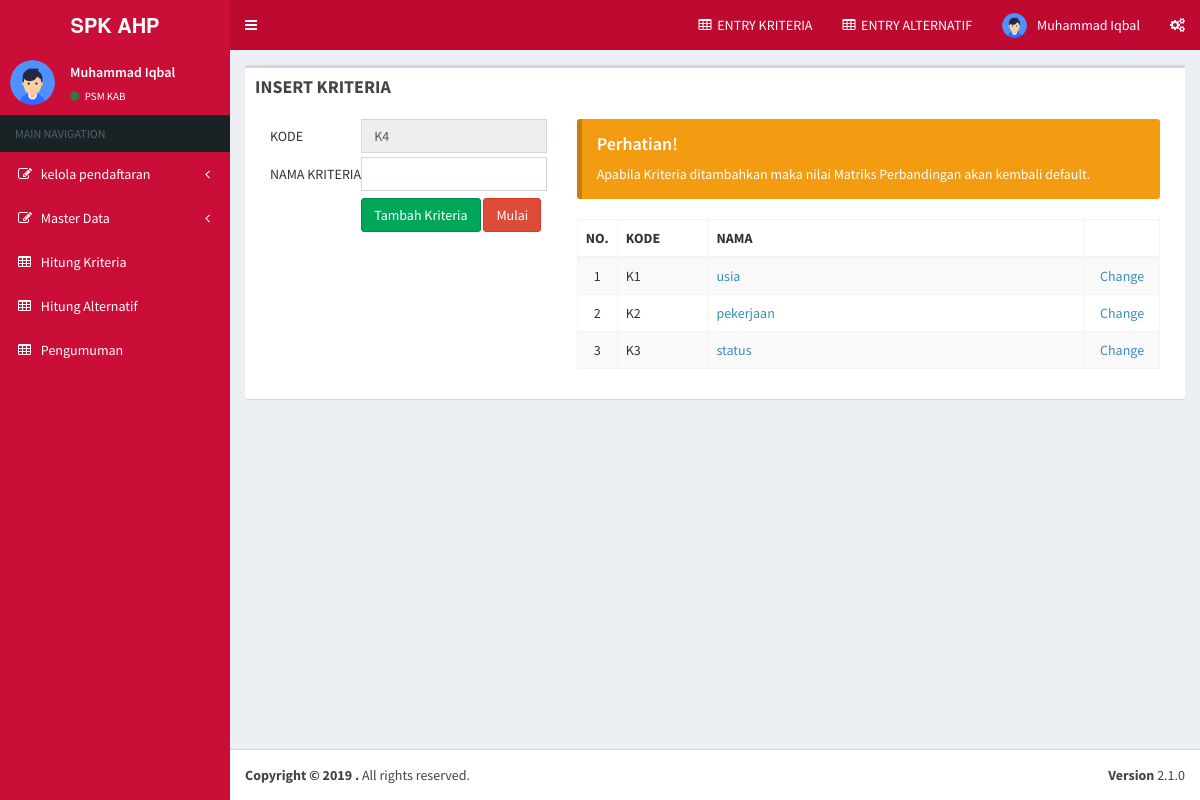
The app's page /dashboard.php?page=insert/kriteria (signed in), older data.
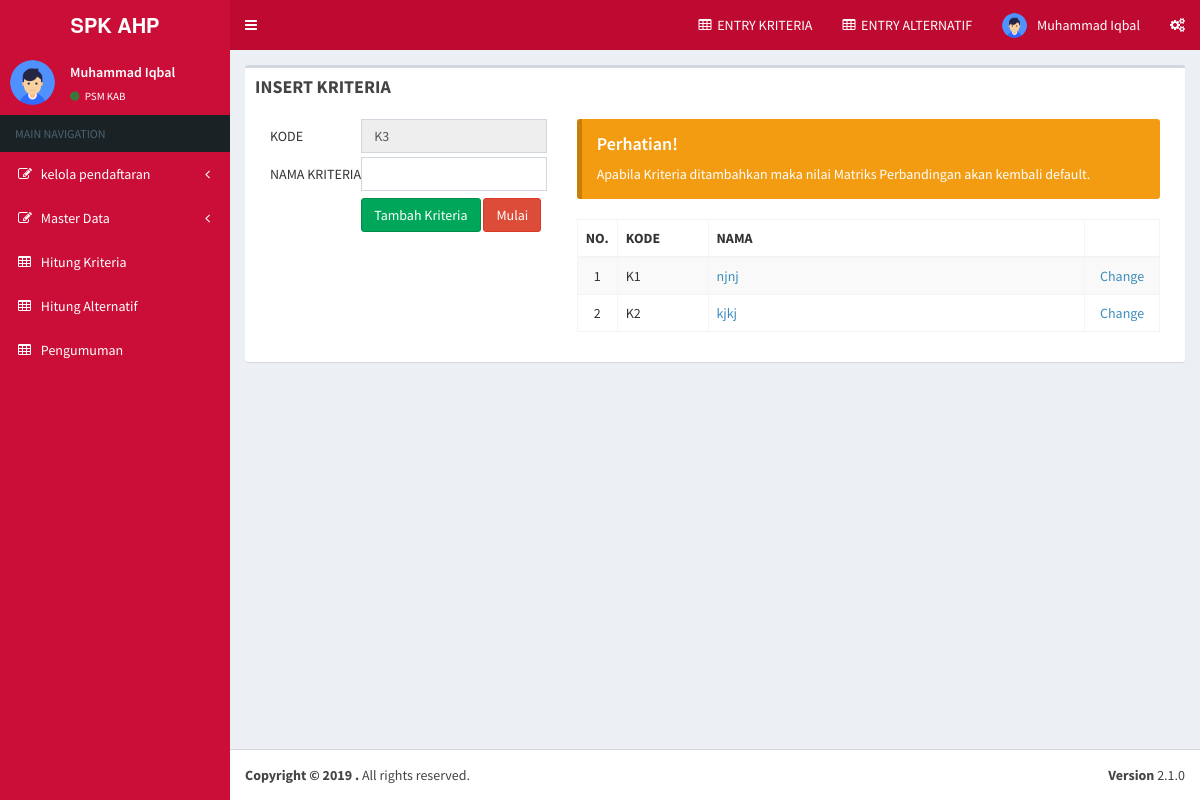
The same page, newer data.
### tables this page shows
CREATE TABLE IF NOT EXISTS `tb_kriteria` (
`id_kriteria` int(11) NOT NULL,
  `kode_kriteria` varchar(2) NOT NULL,
  `nama_kriteria` varchar(32) NOT NULL,
  `nilai_kriteria` double NOT NULL DEFAULT '0'
);

### insert/kriteria.php (the view, shortened to what this page needs)
<?php
$editFormAction = $_SERVER['PHP_SELF'];
if (isset($_SERVER['QUERY_STRING'])) {
  $editFormAction .= "?" . htmlentities($_SERVER['QUERY_STRING']);
}
$query_rs_kriteria = "SELECT * FROM tb_kriteria ORDER BY kode_kriteria ASC";
$rs_kriteria = mysql_query($query_rs_kriteria, $koneksi) or die(mysql_error());
$row_rs_kriteria = mysql_fetch_assoc($rs_kriteria);
$totalRows_rs_kriteria = mysql_num_rows($rs_kriteria);
?>
<?php
if ($totalRows_rs_kriteria == 0) {
	$nomor = 1;
}elseif ($totalRows_rs_kriteria > 0) {
	$nomor = $totalRows_rs_kriteria + 1;
}
?>
<div class="col-md-12">
</div>
<div class="col-md-4">
<form action="<?php echo $editFormAction; ?>" method="post" name="form1" id="form1">
  <table width="100%" height="113">
    <tr valign="baseline">
      <td width="32%" align="left" nowrap="nowrap">KODE</td>
      <td width="68%"><input type="text" name="kode_kriteria" value="K<?= $nomor; ?>" size="32" class="form-control" readonly="readonly"/></td>
    </tr>
    <tr valign="baseline">
      <td nowrap="nowrap" align="left">NAMA KRITERIA</td>
      <td><input type="text" name="nama_kriteria" value="" size="32" class="form-control" /></td>
    </tr>
    <tr valign="baseline">
      <td nowrap="nowrap" align="left">&nbsp;</td>
      <td valign="bottom"><input type="submit" value="Tambah Kriteria" class="btn btn-success" /> <a href="?page=kriteria" class="btn btn-danger">Mulai</a></td>
    </tr>
  </table>
</form>
</div>
<div class="col-md-8">
<div class="callout callout-warning">
<h4>Perhatian!</h4>
<p>Apabila Kriteria ditambahkan maka nilai Matriks Perbandingan akan kembali default.</p>
</div>
  <table width="100%" class="table table-striped table-bordered table-hover">
  <thead>
    <tr>
      <th width="3%" align="center" valign="middle">NO.</th>
      <th width="16%" align="center" valign="middle">KODE</th>
      <th width="68%" align="center" valign="middle">NAMA</th>
      <th width="13%" align="center" valign="middle">&nbsp;</th>
    </tr>
    </thead>
    <?php $no = 1; do { ?>
      <tr>
        <td align="center"><?php echo $no++; ?></td>
        <td><?php echo $row_rs_kriteria['kode_kriteria']; ?></td>
        <td><a href="?page=alternatif&kode=<?php echo $row_rs_kriteria['kode_kriteria']; ?>"><?php echo $row_rs_kriteria['nama_kriteria']; ?></a></td>
        <td align="center"><a href="?page=update/kriteria&id_kriteria=<?php echo $row_rs_kriteria['id_kriteria']; ?>">Change</a></td>
      </tr>
      <?php } while ($row_rs_kriteria = mysql_fetch_assoc($rs_kriteria)); ?>
  </table>
</div>

Row changes from the older to the newer data that the page shows:
removed tb_kriteria: kode_kriteria "K3", nama_kriteria "status"
changed tb_kriteria: nama_kriteria "usia" → "njnj"
changed tb_kriteria: nama_kriteria "pekerjaan" → "kjkj"
Text that changed along with them:
form field kode_kriteria: "K4" → "K3"
